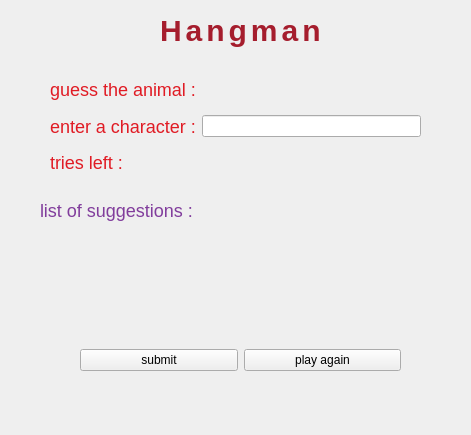
<?xml version="1.0" encoding="UTF-8"?>
<ui version="4.0">
 <class>Form</class>
 <widget class="QWidget" name="Form">
  <property name="geometry">
   <rect>
    <x>0</x>
    <y>0</y>
    <width>471</width>
    <height>435</height>
   </rect>
  </property>
  <property name="windowTitle">
   <string>Form</string>
  </property>
  <widget class="QLabel" name="label">
   <property name="geometry">
    <rect>
     <x>160</x>
     <y>10</y>
     <width>181</width>
     <height>41</height>
    </rect>
   </property>
   <property name="styleSheet">
    <string notr="true">font-weight:bold;
color:rgb(165, 29, 45);
font-size:30px;
letter-spacing:4px;</string>
   </property>
   <property name="text">
    <string>Hangman</string>
   </property>
  </widget>
  <widget class="QWidget" name="gridLayoutWidget">
   <property name="geometry">
    <rect>
     <x>50</x>
     <y>70</y>
     <width>371</width>
     <height>111</height>
    </rect>
   </property>
   <layout class="QGridLayout" name="gridLayout">
    <item row="1" column="2">
     <widget class="QLineEdit" name="c"/>
    </item>
    <item row="0" column="1">
     <widget class="QLabel" name="label_2">
      <property name="styleSheet">
       <string notr="true">color:rgb(224, 27, 36);
font-size:18px</string>
      </property>
      <property name="text">
       <string>guess the animal :</string>
      </property>
     </widget>
    </item>
    <item row="0" column="2">
     <widget class="QLabel" name="guess">
      <property name="styleSheet">
       <string notr="true">color:rgb(192, 28, 40);
font-size:20px;
letter-spacing:3px;</string>
      </property>
      <property name="text">
       <string/>
      </property>
     </widget>
    </item>
    <item row="1" column="1">
     <widget class="QLabel" name="label_3">
      <property name="styleSheet">
       <string notr="true">color:rgb(224, 27, 36);
font-size:18px</string>
      </property>
      <property name="text">
       <string>enter a character :</string>
      </property>
     </widget>
    </item>
    <item row="2" column="1">
     <widget class="QLabel" name="label_4">
      <property name="styleSheet">
       <string notr="true">color:rgb(224, 27, 36);
font-size:18px</string>
      </property>
      <property name="text">
       <string>tries left :</string>
      </property>
     </widget>
    </item>
    <item row="2" column="2">
     <widget class="QLabel" name="tries">
      <property name="styleSheet">
       <string notr="true">color:rgb(198, 70, 0);
font-size:20px;
letter-spacing:3px;</string>
      </property>
      <property name="text">
       <string/>
      </property>
     </widget>
    </item>
   </layout>
  </widget>
  <widget class="QLabel" name="result">
   <property name="geometry">
    <rect>
     <x>100</x>
     <y>270</y>
     <width>281</width>
     <height>41</height>
    </rect>
   </property>
   <property name="text">
    <string/>
   </property>
  </widget>
  <widget class="QWidget" name="formLayoutWidget">
   <property name="geometry">
    <rect>
     <x>40</x>
     <y>200</y>
     <width>401</width>
     <height>51</height>
    </rect>
   </property>
   <layout class="QFormLayout" name="formLayout">
    <item row="0" column="1">
     <widget class="QLabel" name="sl">
      <property name="text">
       <string/>
      </property>
     </widget>
    </item>
    <item row="0" column="0">
     <widget class="QLabel" name="label_6">
      <property name="styleSheet">
       <string notr="true">color:rgb(129, 61, 156);
font-size:18px</string>
      </property>
      <property name="text">
       <string>list of suggestions :</string>
      </property>
     </widget>
    </item>
   </layout>
  </widget>
  <widget class="QWidget" name="gridLayoutWidget_2">
   <property name="geometry">
    <rect>
     <x>80</x>
     <y>320</y>
     <width>321</width>
     <height>80</height>
    </rect>
   </property>
   <layout class="QGridLayout" name="gridLayout_2">
    <item row="0" column="0">
     <widget class="QPushButton" name="submit">
      <property name="text">
       <string>submit</string>
      </property>
     </widget>
    </item>
    <item row="0" column="1">
     <widget class="QPushButton" name="reset">
      <property name="text">
       <string>play again</string>
      </property>
     </widget>
    </item>
   </layout>
  </widget>
 </widget>
 <resources/>
 <connections/>
</ui>
